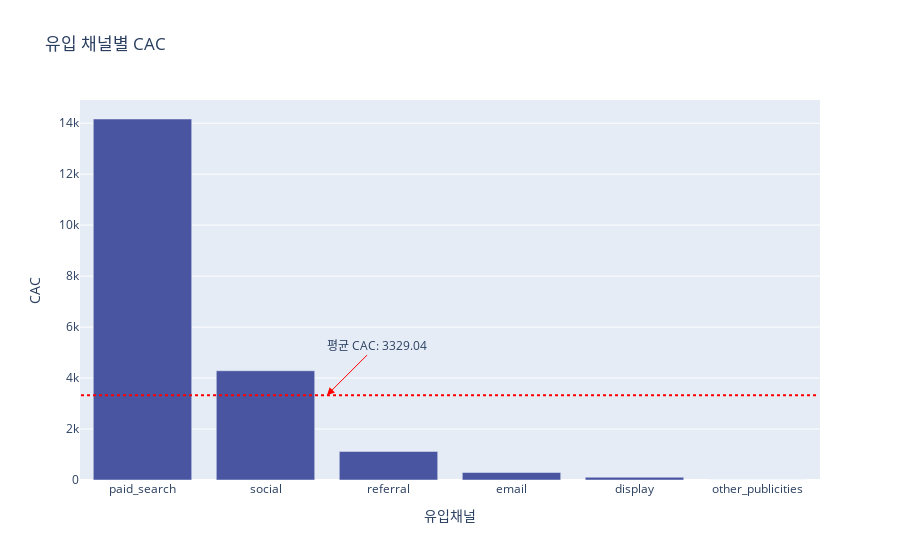

Notebook cell for this chart:
### Code cell
import plotly.express as px

# TMP 데이터프레임을 이용하여 그래프 생성
fig = px.bar(TMP.sort_values('CAC', ascending=False), x='origin', y='CAC', title='유입 채널별 CAC')

# CAC의 평균값 계산
mean_cac = TMP['CAC'].mean()
fig.update_traces(marker_color='#4A55A2')

# 가로선 추가 (평균값)
fig.add_shape(
    type='line',
    x0=-0.5,
    x1=len(TMP['origin']) - 0.5,
    y0=mean_cac,
    y1=mean_cac,
    line=dict(color='red', dash='dot')
)

# 평균값 텍스트 추가 (오른쪽으로 이동)
fig.add_annotation(
    x=1.5,  # X 좌표를 조정하여 오른쪽으로 이동
    y=mean_cac,
    text=f'평균 CAC: {mean_cac:.2f}',  # 평균값을 글씨로 추가
    showarrow=True,
    arrowhead=2,
    arrowcolor='red',
    arrowsize=1.5,
    ax=50,  # 더 큰 값으로 설정하여 오른쪽으로 이동
    ay=-50
)
# x축 레이블 변경
fig.update_xaxes(title_text='유입채널')

# 그래프 표시
fig.show()

### Figure 1 — Plotly figure (JSON) as saved in the notebook; plotly's stock layout.template omitted (floating-point values rounded to 4 significant figures)
{"data": [{"alignmentgroup": "True", "hovertemplate": "origin=%{x}<br>CAC=%{y}<extra></extra>", "legendgroup": "", "marker": {"color": "#4A55A2", "pattern": {"shape": ""}}, "name": "", "offsetgroup": "", "orientation": "v", "showlegend": false, "textposition": "auto", "type": "bar", "x": ["paid_search", "social", "referral", "email", "display", "other_publicities"], "xaxis": "x", "y": [14160.0, 4287.0, 1120.0, 294.4, 108.8, 0], "yaxis": "y"}], "layout": {"annotations": [{"arrowcolor": "red", "arrowhead": 2, "arrowsize": 1.5, "ax": 50, "ay": -50, "showarrow": true, "text": "평균 CAC: 3329.04", "x": 1.5, "y": 3329.0}], "barmode": "relative", "legend": {"tracegroupgap": 0}, "shapes": [{"line": {"color": "red", "dash": "dot"}, "type": "line", "x0": -0.5, "x1": 5.5, "y0": 3329.0, "y1": 3329.0}], "title": {"text": "유입 채널별 CAC"}, "xaxis": {"anchor": "y", "domain": [0, 1], "title": {"text": "유입채널"}}, "yaxis": {"anchor": "x", "domain": [0, 1], "title": {"text": "CAC"}}}}
